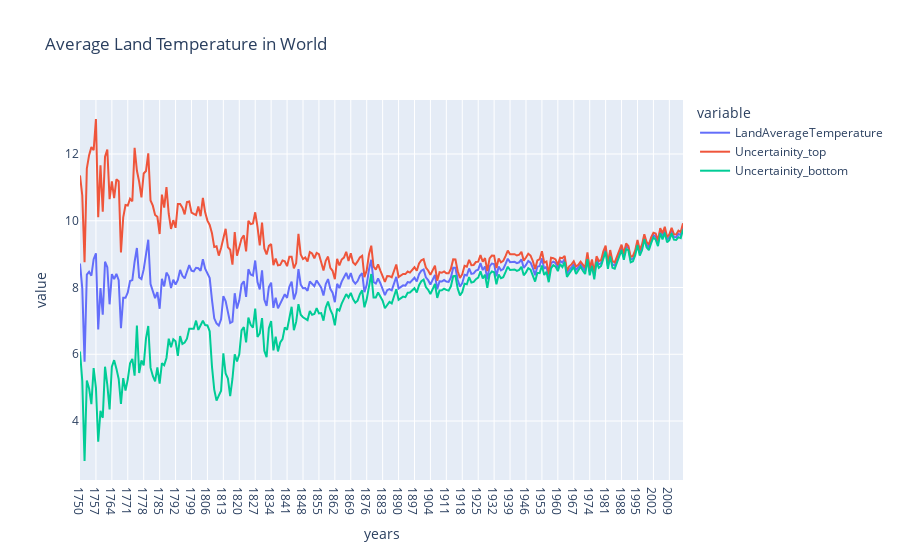

The notebook cell this image was saved under:
### Code cell
figure= px.line(data,x='years',y=['LandAverageTemperature',
       'Uncertainity_top', 'Uncertainity_bottom'],title='Average Land Temperature in World')
figure.show()

### Figure 1 — Plotly figure (JSON) as saved in the notebook; plotly's stock layout.template omitted (floating-point values rounded to 4 significant figures; data arrays with more than 128 entries replaced by an {"elided": "..."} marker saying what was removed)
{"data": [{"hovertemplate": "variable=LandAverageTemperature<br>years=%{x}<br>value=%{y}<extra></extra>", "legendgroup": "LandAverageTemperature", "line": {"color": "#636efa", "dash": "solid"}, "mode": "lines", "name": "LandAverageTemperature", "orientation": "v", "showlegend": true, "type": "scatter", "x": {"elided": "266 str values"}, "xaxis": "x", "y": {"elided": "266 float values"}, "yaxis": "y"}, {"hovertemplate": "variable=Uncertainity_top<br>years=%{x}<br>value=%{y}<extra></extra>", "legendgroup": "Uncertainity_top", "line": {"color": "#EF553B", "dash": "solid"}, "mode": "lines", "name": "Uncertainity_top", "orientation": "v", "showlegend": true, "type": "scatter", "x": {"elided": "266 str values"}, "xaxis": "x", "y": {"elided": "266 float values"}, "yaxis": "y"}, {"hovertemplate": "variable=Uncertainity_bottom<br>years=%{x}<br>value=%{y}<extra></extra>", "legendgroup": "Uncertainity_bottom", "line": {"color": "#00cc96", "dash": "solid"}, "mode": "lines", "name": "Uncertainity_bottom", "orientation": "v", "showlegend": true, "type": "scatter", "x": {"elided": "266 str values"}, "xaxis": "x", "y": {"elided": "266 float values"}, "yaxis": "y"}], "layout": {"legend": {"title": {"text": "variable"}, "tracegroupgap": 0}, "title": {"text": "Average Land Temperature in World"}, "xaxis": {"anchor": "y", "domain": [0, 1], "title": {"text": "years"}}, "yaxis": {"anchor": "x", "domain": [0, 1], "title": {"text": "value"}}}}
